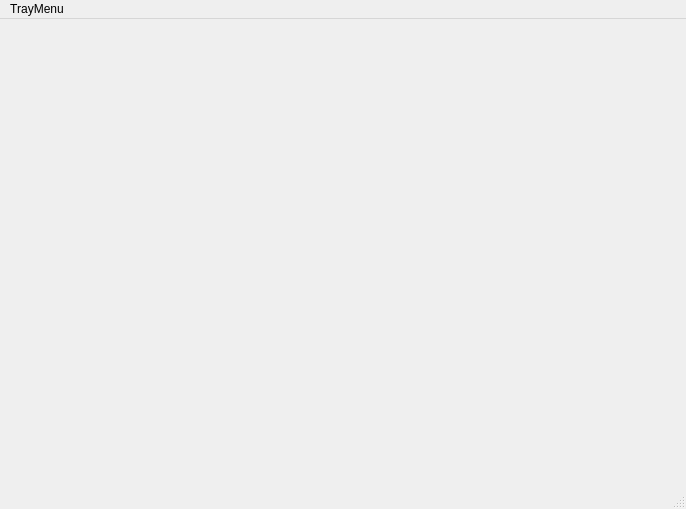
<?xml version="1.0" encoding="UTF-8"?>
<ui version="4.0">
 <class>MainWindow</class>
 <widget class="QMainWindow" name="MainWindow">
  <property name="geometry">
   <rect>
    <x>0</x>
    <y>0</y>
    <width>686</width>
    <height>509</height>
   </rect>
  </property>
  <property name="windowTitle">
   <string>MainWindow</string>
  </property>
  <property name="windowIcon">
   <iconset resource="qrc.qrc">
    <normaloff>:/icon/qiniu_32x32.png</normaloff>:/icon/qiniu_32x32.png</iconset>
  </property>
  <widget class="QWidget" name="centralWidget"/>
  <widget class="QMenuBar" name="menuBar">
   <property name="geometry">
    <rect>
     <x>0</x>
     <y>0</y>
     <width>686</width>
     <height>26</height>
    </rect>
   </property>
   <widget class="QMenu" name="menuTray">
    <property name="title">
     <string>TrayMenu</string>
    </property>
    <widget class="QMenu" name="menuLink">
     <property name="title">
      <string>Link</string>
     </property>
     <addaction name="actionURL"/>
     <addaction name="actionHTML"/>
     <addaction name="actionMarkDown"/>
    </widget>
    <widget class="QMenu" name="menuAuto_Upload">
     <property name="title">
      <string>Auto Upload</string>
     </property>
     <addaction name="actionClipboard_Screenshot"/>
     <addaction name="actionCopy_Picture"/>
    </widget>
    <addaction name="actionGo_Qiniu"/>
    <addaction name="menuAuto_Upload"/>
    <addaction name="menuLink"/>
    <addaction name="actionShow_Main_Window"/>
    <addaction name="actionExit"/>
   </widget>
   <addaction name="menuTray"/>
  </widget>
  <widget class="QStatusBar" name="statusBar"/>
  <action name="actionURL">
   <property name="checkable">
    <bool>true</bool>
   </property>
   <property name="text">
    <string>URL</string>
   </property>
  </action>
  <action name="actionHTML">
   <property name="checkable">
    <bool>true</bool>
   </property>
   <property name="text">
    <string>HTML</string>
   </property>
  </action>
  <action name="actionMarkDown">
   <property name="checkable">
    <bool>true</bool>
   </property>
   <property name="text">
    <string>MarkDown</string>
   </property>
  </action>
  <action name="actionClipboard_Screenshot">
   <property name="checkable">
    <bool>true</bool>
   </property>
   <property name="text">
    <string>Clipboard Screenshot</string>
   </property>
  </action>
  <action name="actionCopy_Picture">
   <property name="checkable">
    <bool>true</bool>
   </property>
   <property name="text">
    <string>Copy Picture</string>
   </property>
  </action>
  <action name="actionGo_Qiniu">
   <property name="text">
    <string>Go Qiniu</string>
   </property>
  </action>
  <action name="actionTest_Action_Name">
   <property name="text">
    <string>Test Action Name</string>
   </property>
  </action>
  <action name="actionExit">
   <property name="text">
    <string>Exit</string>
   </property>
  </action>
  <action name="actionShow_Main_Window">
   <property name="text">
    <string>Show Main Window</string>
   </property>
  </action>
 </widget>
 <layoutdefault spacing="6" margin="11"/>
 <resources>
  <include location="qrc.qrc"/>
 </resources>
 <connections>
  <connection>
   <sender>actionShow_Main_Window</sender>
   <signal>triggered()</signal>
   <receiver>MainWindow</receiver>
   <slot>showNormal()</slot>
   <hints>
    <hint type="sourcelabel">
     <x>-1</x>
     <y>-1</y>
    </hint>
    <hint type="destinationlabel">
     <x>342</x>
     <y>254</y>
    </hint>
   </hints>
  </connection>
 </connections>
</ui>
